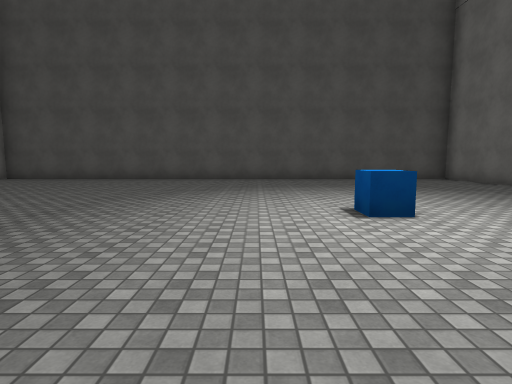
View 1 (above)

16 first-person views from a walk through a Unity game level. The camera is 1.4 m above the floor, tilts 6° down and sees 80° across. The floor is counted in squares, 2 m on a side. Each view is taken from the middle of a square. On the plan, view 1 faces up. The plan holds only what a view shows up to about 10 squares ahead; the rest is blank. The player is left out. Surface patterns are stand-ins for the level's own textures.

View 2
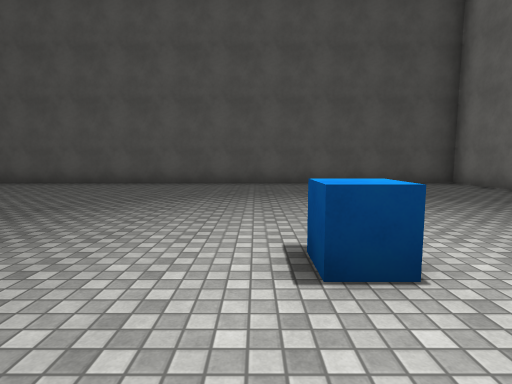

View 3
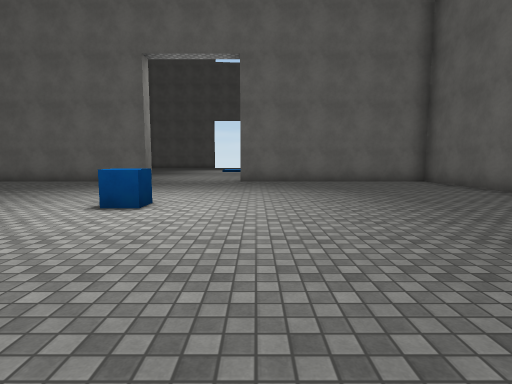

View 4
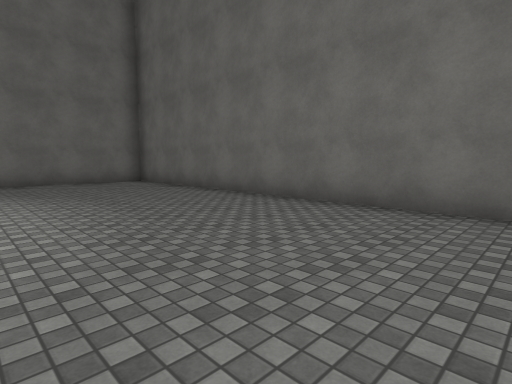

View 5
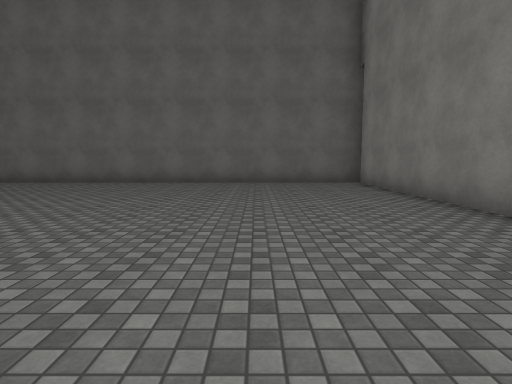

View 6
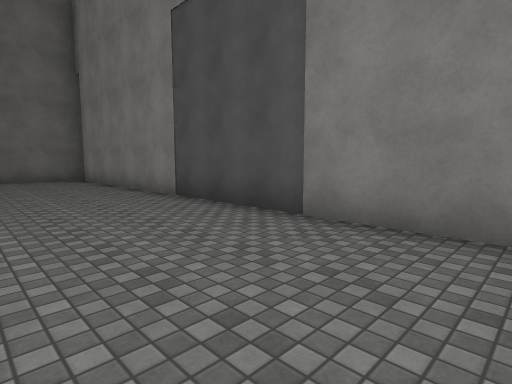

View 7
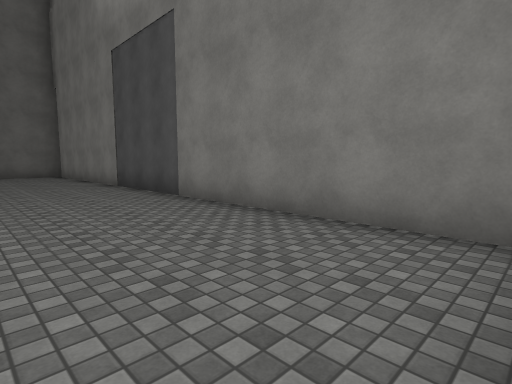

View 8
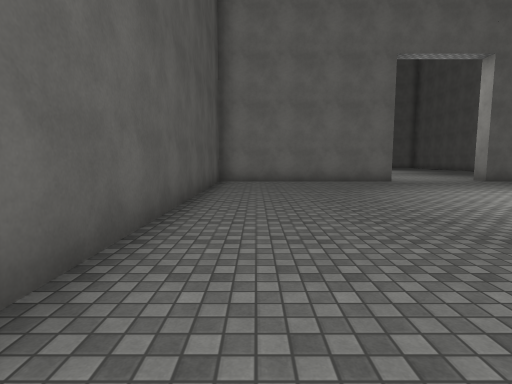

View 9
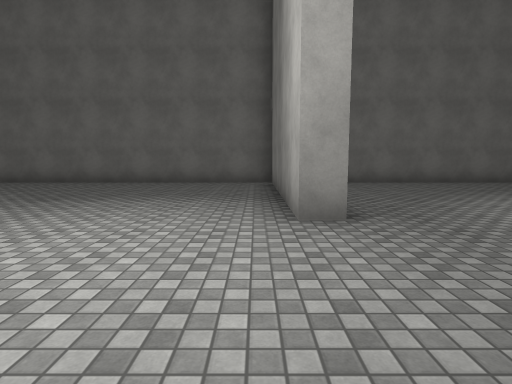

View 10
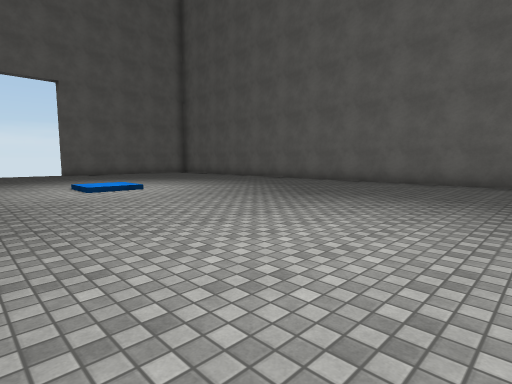

View 11
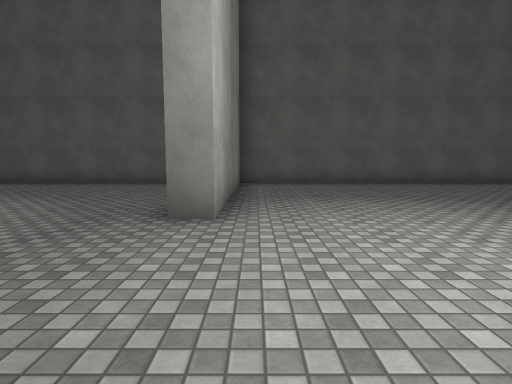

View 12
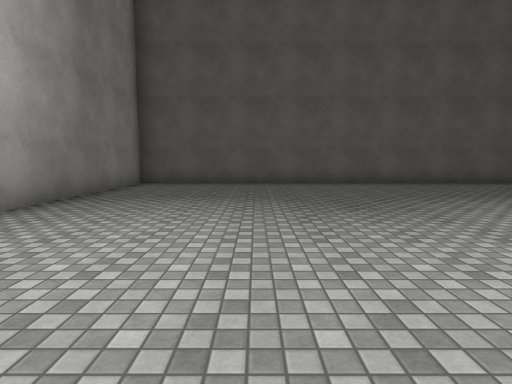

View 13
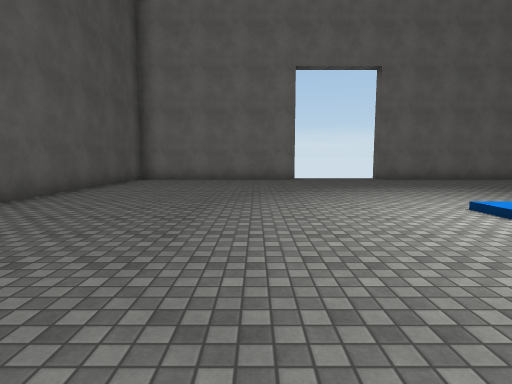

View 14
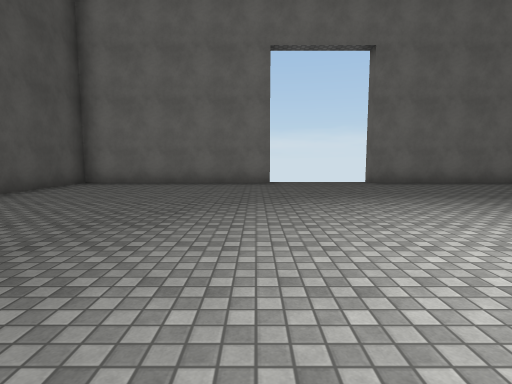

View 15
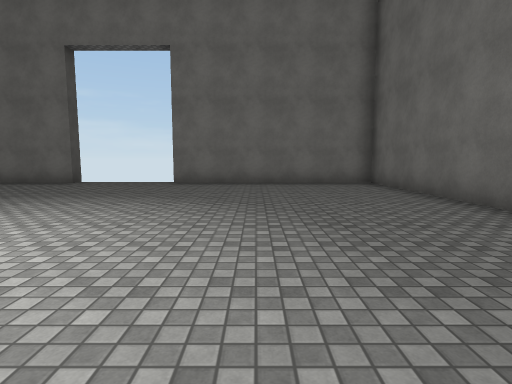

View 16
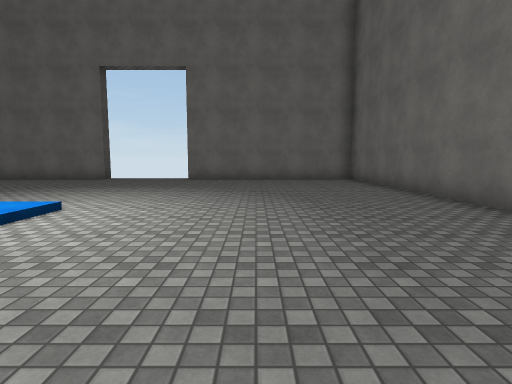

### Floor plan
Points are (right, up) in squares from view 1. A wall is a line through its corners. A room is listed if a view was taken in it or the views show most of it. See-through windows are left out.
Room 1 (views 1, 2, 3, 4, 5, 6, 7, 8)
walls: (7.5, 5.6) (6.9, 5.6) (6.9, 11.2) (-6.8, 11.2); (-9.2, 10.8) (-9.2, -3.2); (-9.4, -3.5) (6.9, -3.5) (6.9, 2.5) (7.5, 2.5)
ways out: opening at (7.3, 4) to room 2; gap at (-10, -3)
objects: other object (2, 4)
Room 2 (views 9, 10, 11, 12, 13, 14, 15, 16)
walls: (23.8, 5.6) (23.3, 5.6) (23.3, 11.2) (7.5, 11.2) (7.5, 5.6); (7.5, 2.5) (7.5, -3.5) (23.3, -3.5) (23.3, 2.5) (23.8, 2.5)
ways out: opening at (7.3, 4) to room 1

Where each view was taken, in squares from view 1:
view 1: 0 up, 0 right, facing up
view 2: 2 up, 1 right, facing up
view 3: 2 up, 3 left, facing right
view 4: 1 up, 3 left, facing down-right
view 5: 6 up, 6 left, facing down
view 6: 8 up, 6 left, facing down-left
view 7: 11 up, 6 left, facing down-left
view 8: 10 up, 3 left, facing right
view 9: 6 up, 8 right, facing down
view 10: 6 up, 8 right, facing down-right
view 11: 2 up, 8 right, facing up
view 12: 2 up, 11 right, facing up
view 13: 7 up, 12 right, facing right
view 14: 6 up, 14 right, facing right
view 15: 0 up, 14 right, facing right
view 16: 0 up, 12 right, facing right
